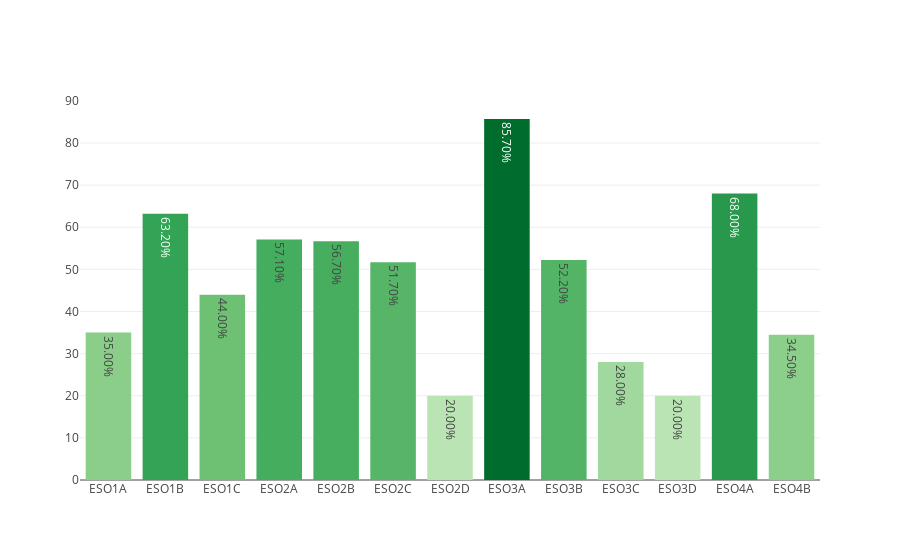

Notebook cell for this chart:
### Markdown cell above
## ESO

### Code cell
dfc_ESO = loaders.get_data_by_stages(dfc, 'ESO')
myplotly.bar_simple(dfc_ESO.index, dfc_ESO['éxito'])

### Figure 1 — Plotly figure (JSON) as saved in the notebook; plotly's stock layout.template omitted (floating-point values rounded to 4 significant figures)
{"data": [{"hoverinfo": "x+text", "marker": {"color": [35, 63.2, 44, 57.1, 56.7, 51.7, 20, 85.7, 52.2, 28, 20, 68, 34.5], "colorscale": [[0, "rgb(186,228,179)"], [0.3333, "rgb(116,196,118)"], [0.6667, "rgb(49,163,84)"], [1, "rgb(0,109,44)"]]}, "text": ["35.00%", "63.20%", "44.00%", "57.10%", "56.70%", "51.70%", "20.00%", "85.70%", "52.20%", "28.00%", "20.00%", "68.00%", "34.50%"], "type": "bar", "uid": "d31e1e7b-e583-4a64-a400-c51427151396", "x": ["ESO1A", "ESO1B", "ESO1C", "ESO2A", "ESO2B", "ESO2C", "ESO2D", "ESO3A", "ESO3B", "ESO3C", "ESO3D", "ESO4A", "ESO4B"], "y": [35, 63.2, 44, 57.1, 56.7, 51.7, 20, 85.7, 52.2, 28, 20, 68, 34.5]}], "layout": {"title": {"text": ""}}}
